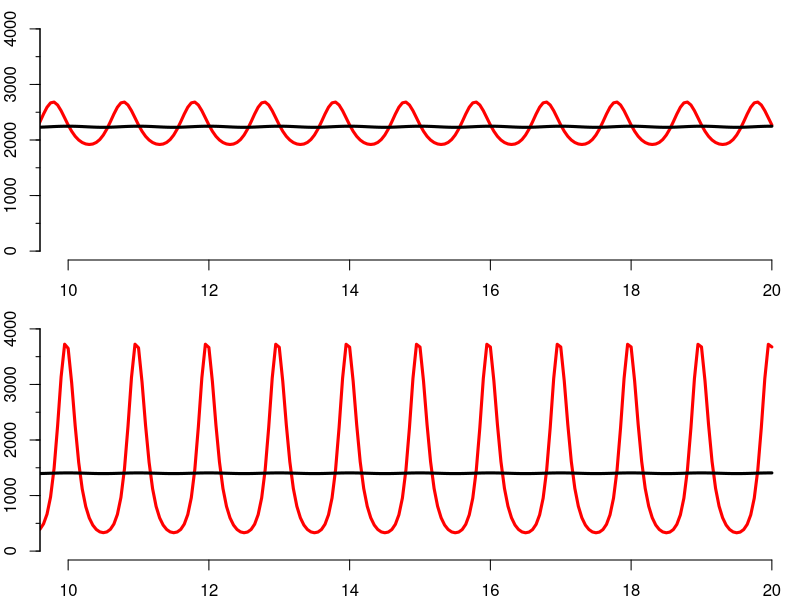

Generate this figure with R:
# dushoff2004.R
# JRCP 01 July 2014

rm(list=ls())
require(deSolve)

## sir() -- Function for numerical analysis of model 1
sir <- function(t,y,parms){
  # The with() function gives access to the named values of parms within the
  # local environment created by the function
  with(c(as.list(y),parms),{
    
    transRate <- beta.t(t,beta0,beta1)*S*I/N
    
    dSdt <- (N-S-I)/LL-transRate
    dIdt <- transRate - I/DD
    # Note: Population size is constant, so don't need to specify dRdt
    list(c(dSdt,dIdt))
  })
}

beta.t <- function(time,beta0,beta1){
  beta0 * (1 + beta1*cos(2*pi*time))
}

R0.t <- function(time,DD,beta0,beta1){
  beta.t(time,beta0,beta1)*DD
}

endemicEq <- function(params){
  with(as.list(params),{
    S.star <- N/(beta0*DD)
    I.star <- (N-S.star)/(1+LL/DD)
    return(c(S=S.star,I=I.star))
  })
}

# NOTE: methods say value of beta1 used is 0.02, but Figure 1 appears to have been produced using
# a value of 0.04

fig1A <- c(N = 500000,
           LL = 4,
           DD = 0.02,
           beta0 = 500,
           beta1 = 0.04)
init1A <- endemicEq(fig1A)

fig1B <- c(N = 500000,
           LL = 8,
           DD = 0.025,
           beta0 = 400,
           beta1 = 0.04)
init1B <- endemicEq(fig1B)


runSIR <- function(params,time.out = seq(0,20,.05),plot=T,...){
  ts <- lsoda(
    y = endemicEq(params),        # Initial conditions for population
    times = time.out,             # Timepoints for evaluation
    func = sir,                   # Function to evaluate
    parms = params                # Vector of parameters
  )
  out <- list(ts = data.frame(ts),params = params)
  if(plot){
    plotSIR(out,compare=T,...)
  }
  return(out)
}

plotSIR <- function(run,compare=F,ymax=4000,...){
  with(run,{
    plot(ts$time,ts$I,
         xlim=c(10,20),ylim=c(0,ymax),
         xlab="Time (years)",ylab="Number infected",         
         type="l",bty="n",...)
    axis(2,seq(0,ymax,ymax/8),labels=NA,tcl=-.2)
    if(compare){
      with(as.list(params),{
        S.star.t <- N/R0.t(ts$time,DD,beta0,beta1)
        I.star.t <- (N-S.star.t)/(1+LL/DD)
        lines(ts$time,I.star.t,lwd=3)
      })}
  })
}

par(mfcol=c(2,1),mar=c(2,2,1,0))
ts1A <- runSIR(fig1A,col="red",lwd=3)
ts1B <- runSIR(fig1B,col="red",lwd=3)
